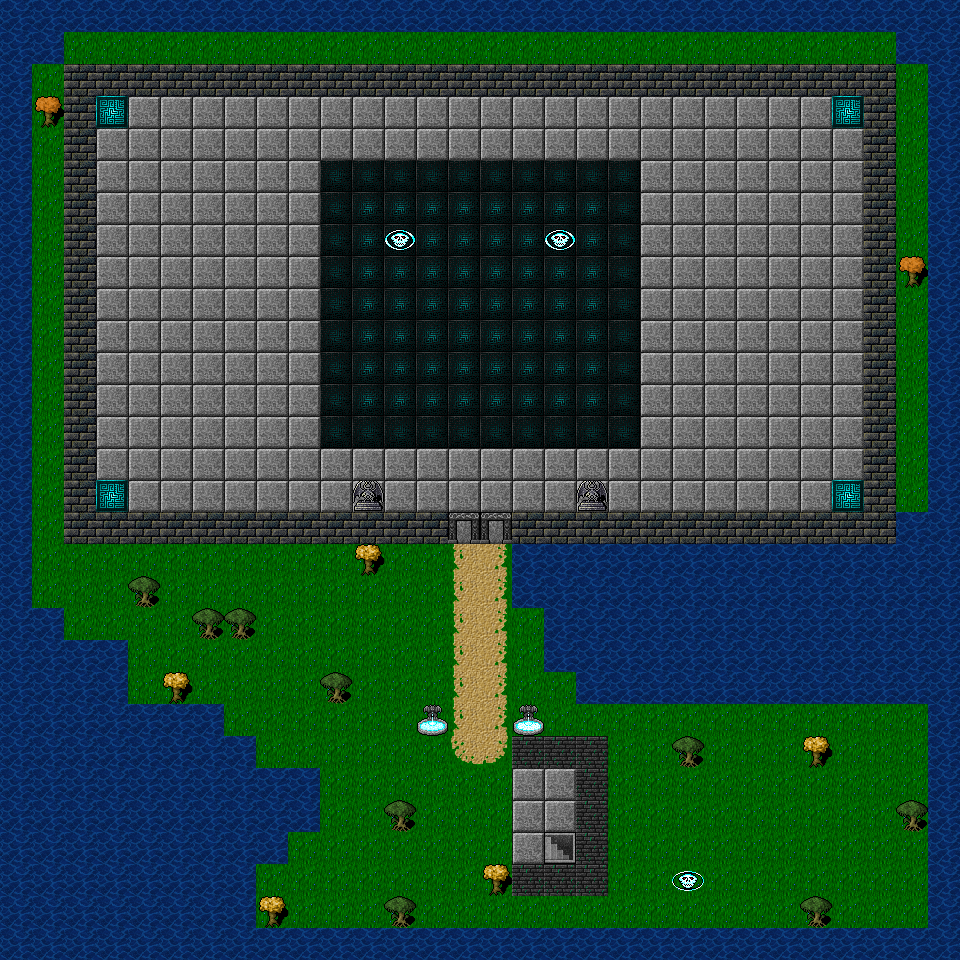

The image is a tile-based game level rendered from a .tmx file. Its description and source (layers, tilesets, objects; grid data summarised) follow:
An orthogonal 30x30 tile map with 32x32 px tiles, 3 tile layers (Background, BG_top, Collisions).

<map version="1.9" tiledversion="1.9.2" orientation="orthogonal" renderorder="right-down" width="30" height="30" tilewidth="32" tileheight="32" infinite="0" nextlayerid="4" nextobjectid="1">
 <tileset firstgid="1" source="Background_Tiles_Tileset.tsx" />
 <layer id="1" name="Background" width="30" height="30">
  <data>[900 cells, 900 non-empty, 10 distinct tile ids]</data>
 </layer>
 <layer id="3" name="BG_top" width="30" height="30">
  <data>[900 cells, 5 non-empty, 3 distinct tile ids]</data>
 </layer>
 <layer id="2" name="Collisions" width="30" height="30">
  <data>[900 cells, 349 non-empty, 10 distinct tile ids]</data>
 </layer>
</map>
